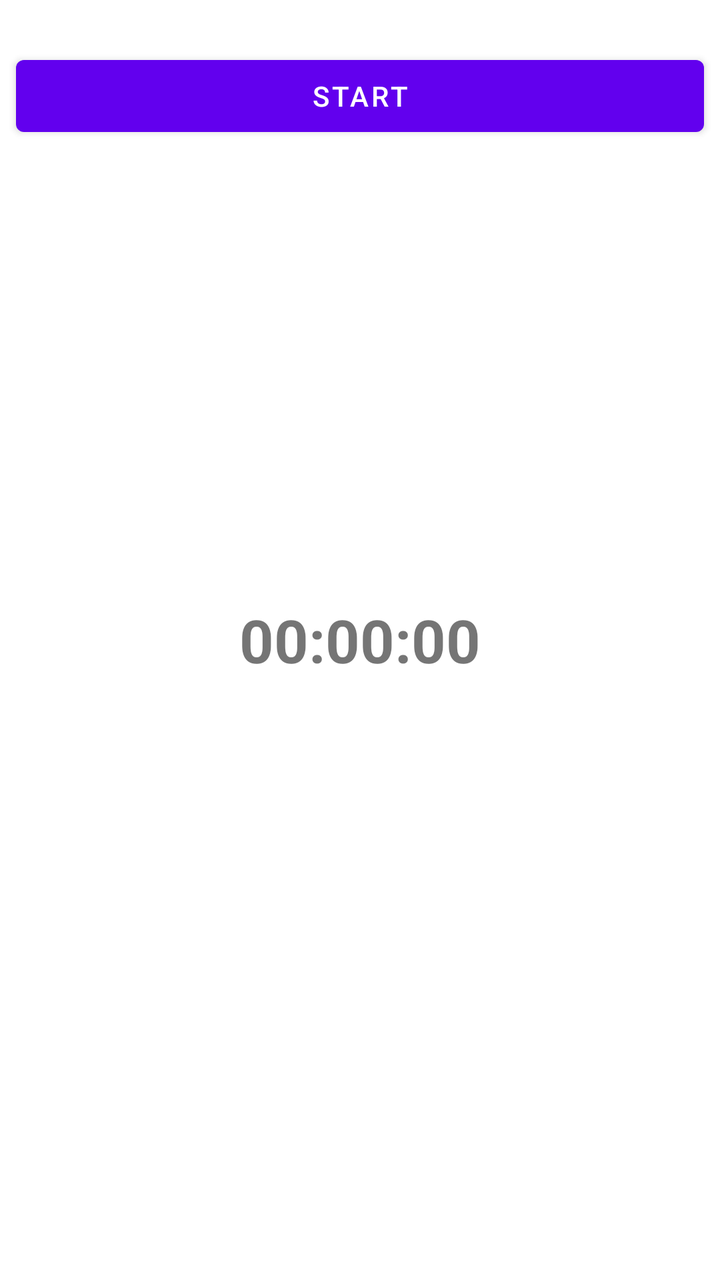
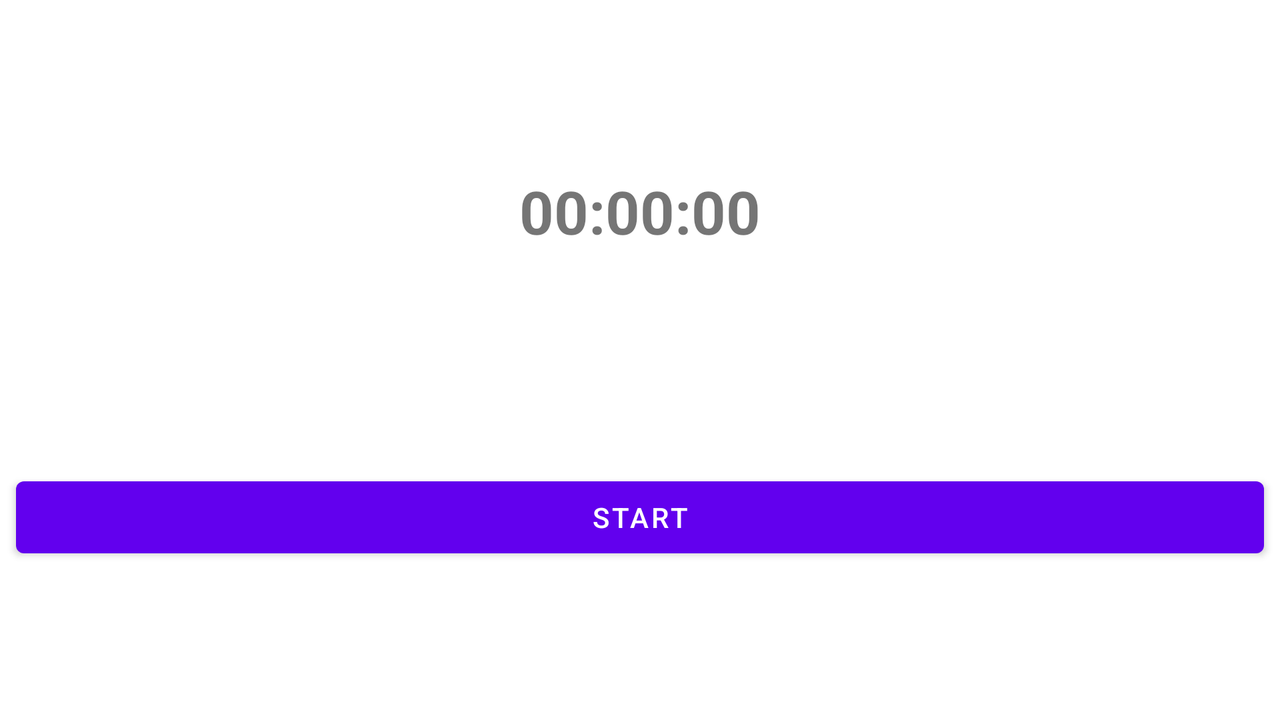

Compare how this app lays out the same screen by default and in its alternative resource folder. The renders come first, then the two layout files and the values they reference.
<!-- AndroidManifest.xml: application theme AppTheme -->
<!-- res/layout/fragment_detail_travel_activity_stoper.xml -->
<?xml version="1.0" encoding="utf-8"?>
<FrameLayout xmlns:android="http://schemas.android.com/apk/res/android"
    xmlns:tools="http://schemas.android.com/tools"
    android:layout_width="match_parent"
    android:layout_height="match_parent"
    tools:context=".ui.detailtravelactivitydata.DetailTravelActivityStoperFragment">

    <TextView
        android:id="@+id/timer_text_view"
        android:layout_width="wrap_content"
        android:layout_height="wrap_content"
        android:text="00:00:00"
        android:textSize="30sp"
        android:textStyle="bold"
        android:layout_gravity="center" />

    <LinearLayout
        android:layout_width="match_parent"
        android:layout_height="wrap_content"
        android:orientation="vertical"
        android:layout_gravity="center_horizontal"
        android:layout_marginTop="16dp">

        <Button
            android:id="@+id/start_button"
            android:layout_width="match_parent"
            android:layout_height="wrap_content"
            android:text="Start"
            android:layout_margin="8dp" />

        <Button
            android:id="@+id/pause_button"
            android:layout_width="match_parent"
            android:layout_height="wrap_content"
            android:text="Pause"
            android:visibility="gone"
            android:layout_margin="8dp" />

        <Button
            android:id="@+id/resume_button"
            android:layout_width="match_parent"
            android:layout_height="wrap_content"
            android:text="Resume"
            android:visibility="gone"
            android:layout_margin="8dp" />

        <Button
            android:id="@+id/finish_button"
            android:layout_width="match_parent"
            android:layout_height="wrap_content"
            android:text="Finish"
            android:visibility="gone"
            android:layout_margin="8dp" />

        <Button
            android:id="@+id/reset_button"
            android:layout_width="match_parent"
            android:layout_height="wrap_content"
            android:text="Reset/Stop"
            android:layout_margin="8dp"
            android:backgroundTint="@color/red"
            android:visibility="gone" />
    </LinearLayout>

</FrameLayout>
<!-- resources referenced by this layout -->
<resources>
  <color name="red">#F44336</color>
  <style name="AppTheme" parent="Theme.MaterialComponents.Light.DarkActionBar">
          <item name="colorPrimary">@color/purple_500</item>
          <item name="colorPrimaryDark">@color/purple_700</item>
          <item name="colorAccent">@color/teal_200</item>
      </style>
  <color name="purple_500">#FF6200EE</color>
  <color name="purple_700">#FF3700B3</color>
  <color name="teal_200">#FF03DAC5</color>
</resources>
<!-- res/layout-land/fragment_detail_travel_activity_stoper.xml (the author's variant of the layout above) -->
<!-- drawn on the phone turned sideways -->
<?xml version="1.0" encoding="utf-8"?>

<androidx.constraintlayout.widget.ConstraintLayout xmlns:android="http://schemas.android.com/apk/res/android"
    xmlns:app="http://schemas.android.com/apk/res-auto"
    xmlns:tools="http://schemas.android.com/tools"
    android:layout_width="match_parent"
    android:layout_height="match_parent"
    tools:context=".ui.detailtravelactivitydata.DetailTravelActivityStoperFragment">

    <TextView
        android:id="@+id/timer_text_view"
        android:layout_width="wrap_content"
        android:layout_height="wrap_content"
        android:text="00:00:00"
        android:textSize="30sp"
        android:textStyle="bold"
        android:layout_gravity="center"
        android:padding="16dp"
        app:layout_constraintTop_toTopOf="parent"
        app:layout_constraintBottom_toTopOf="@id/button_layout"
        app:layout_constraintStart_toStartOf="parent"
        app:layout_constraintEnd_toEndOf="parent" />

    <LinearLayout
        android:id="@+id/button_layout"
        android:layout_width="match_parent"
        android:layout_height="wrap_content"
        android:orientation="vertical"
        android:layout_gravity="center_horizontal"
        android:layout_marginTop="16dp"
        app:layout_constraintTop_toBottomOf="@id/timer_text_view"
        app:layout_constraintBottom_toBottomOf="parent"
        app:layout_constraintStart_toStartOf="parent"
        app:layout_constraintEnd_toEndOf="parent">

        <Button
            android:id="@+id/start_button"
            android:layout_width="match_parent"
            android:layout_height="wrap_content"
            android:text="@string/start_button_text"
            android:layout_margin="8dp" />

        <Button
            android:id="@+id/pause_button"
            android:layout_width="match_parent"
            android:layout_height="wrap_content"
            android:text="@string/pause_button_text"
            android:visibility="gone"
            android:layout_margin="8dp" />

        <Button
            android:id="@+id/resume_button"
            android:layout_width="match_parent"
            android:layout_height="wrap_content"
            android:text="@string/resume_button_text"
            android:visibility="gone"
            android:layout_margin="8dp" />

        <Button
            android:id="@+id/finish_button"
            android:layout_width="match_parent"
            android:layout_height="wrap_content"
            android:text="@string/finish_button_text"
            android:visibility="gone"
            android:layout_margin="8dp" />

        <Button
            android:id="@+id/reset_button"
            android:layout_width="match_parent"
            android:layout_height="wrap_content"
            android:text="@string/reset_button_text"
            android:layout_margin="8dp"
            android:backgroundTint="@color/red"
            android:visibility="gone" />
    </LinearLayout>

</androidx.constraintlayout.widget.ConstraintLayout>
<!-- resources referenced by the variant -->
<!-- as the phone turned sideways resolves them -->
<resources>
  <color name="red">#F44336</color>
  <string name="finish_button_text">Zakończ</string>
  <string name="pause_button_text">Pauza</string>
  <string name="reset_button_text">Resetuj/Zatrzymaj</string>
  <string name="resume_button_text">Wznów</string>
  <string name="start_button_text">Start</string>
  <style name="AppTheme" parent="Theme.MaterialComponents.Light.DarkActionBar">
          <item name="colorPrimary">@color/purple_500</item>
          <item name="colorPrimaryDark">@color/purple_700</item>
          <item name="colorAccent">@color/teal_200</item>
      </style>
  <color name="purple_500">#FF6200EE</color>
  <color name="purple_700">#FF3700B3</color>
  <color name="teal_200">#FF03DAC5</color>
</resources>
